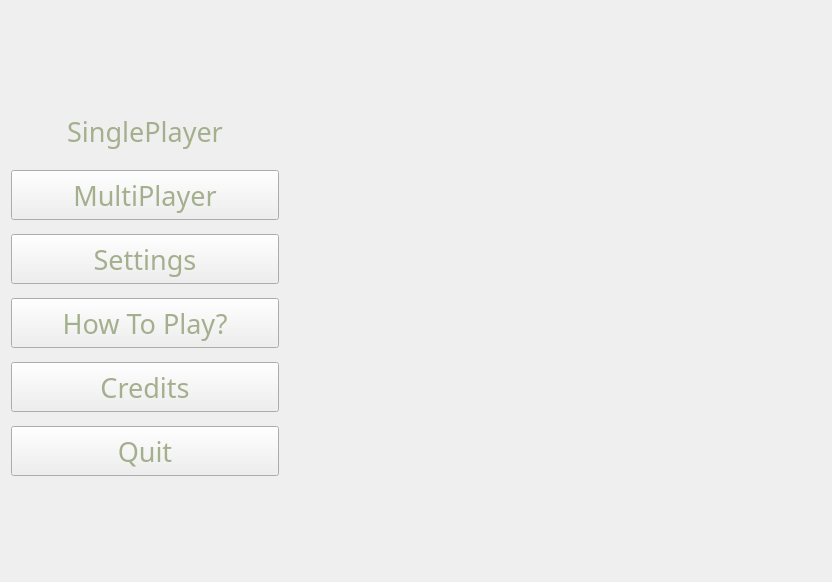
<?xml version="1.0" encoding="UTF-8"?>
<ui version="4.0">
 <class>Menu</class>
 <widget class="QWidget" name="Menu">
  <property name="geometry">
   <rect>
    <x>0</x>
    <y>0</y>
    <width>832</width>
    <height>582</height>
   </rect>
  </property>
  <property name="windowTitle">
   <string>Form</string>
  </property>
  <property name="styleSheet">
   <string notr="true"/>
  </property>
  <layout class="QGridLayout" name="gridLayout">
   <item row="1" column="0">
    <layout class="QVBoxLayout" name="verticalLayout">
     <property name="spacing">
      <number>14</number>
     </property>
     <property name="sizeConstraint">
      <enum>QLayout::SetDefaultConstraint</enum>
     </property>
     <item>
      <widget class="MyPushButton" name="spButton">
       <property name="minimumSize">
        <size>
         <width>0</width>
         <height>50</height>
        </size>
       </property>
       <property name="font">
        <font>
         <family>Chinese Rocks Rg</family>
         <pointsize>20</pointsize>
         <weight>50</weight>
         <italic>false</italic>
         <bold>false</bold>
        </font>
       </property>
       <property name="styleSheet">
        <string notr="true">border-image: url(:/menu/img/ButtonFrame.png);
background-image: url(:/menu/img/ALLGAMEBG.png);
background-position: center;
background-repeat: no-repeat;
background-attachment: fixed;

color: rgb(164, 175, 141);</string>
       </property>
       <property name="text">
        <string>SinglePlayer</string>
       </property>
       <property name="autoDefault">
        <bool>false</bool>
       </property>
       <property name="flat">
        <bool>true</bool>
       </property>
      </widget>
     </item>
     <item>
      <widget class="MyPushButton" name="mpButton">
       <property name="minimumSize">
        <size>
         <width>0</width>
         <height>50</height>
        </size>
       </property>
       <property name="font">
        <font>
         <family>Chinese Rocks Rg</family>
         <pointsize>20</pointsize>
        </font>
       </property>
       <property name="styleSheet">
        <string notr="true">border-image: url(:/menu/img/ButtonFrame.png);
background-image: url(:/menu/img/ALLGAMEBG.png);
background-position: center;
background-repeat: no-repeat;
background-attachment: fixed;

color: rgb(164, 175, 141);</string>
       </property>
       <property name="text">
        <string>MultiPlayer</string>
       </property>
      </widget>
     </item>
     <item>
      <widget class="MyPushButton" name="settingsButton">
       <property name="minimumSize">
        <size>
         <width>0</width>
         <height>50</height>
        </size>
       </property>
       <property name="font">
        <font>
         <family>Chinese Rocks Rg</family>
         <pointsize>20</pointsize>
        </font>
       </property>
       <property name="styleSheet">
        <string notr="true">border-image: url(:/menu/img/ButtonFrame.png);
background-image: url(:/menu/img/ALLGAMEBG.png);
background-position: center;
background-repeat: no-repeat;
background-attachment: fixed;

color: rgb(164, 175, 141);</string>
       </property>
       <property name="text">
        <string>Settings</string>
       </property>
      </widget>
     </item>
     <item>
      <widget class="MyPushButton" name="HTPButton">
       <property name="minimumSize">
        <size>
         <width>0</width>
         <height>50</height>
        </size>
       </property>
       <property name="font">
        <font>
         <family>Chinese Rocks Rg</family>
         <pointsize>20</pointsize>
        </font>
       </property>
       <property name="styleSheet">
        <string notr="true">border-image: url(:/menu/img/ButtonFrame.png);
background-image: url(:/menu/img/ALLGAMEBG.png);
background-position: center;
background-repeat: no-repeat;
background-attachment: fixed;

color: rgb(164, 175, 141);</string>
       </property>
       <property name="text">
        <string>How To Play?</string>
       </property>
      </widget>
     </item>
     <item>
      <widget class="MyPushButton" name="creditsButton">
       <property name="minimumSize">
        <size>
         <width>0</width>
         <height>50</height>
        </size>
       </property>
       <property name="font">
        <font>
         <family>Chinese Rocks Rg</family>
         <pointsize>20</pointsize>
        </font>
       </property>
       <property name="styleSheet">
        <string notr="true">border-image: url(:/menu/img/ButtonFrame.png);
background-image: url(:/menu/img/ALLGAMEBG.png);
background-position: center;
background-repeat: no-repeat;
background-attachment: fixed;

color: rgb(164, 175, 141);</string>
       </property>
       <property name="text">
        <string>Credits</string>
       </property>
      </widget>
     </item>
     <item>
      <widget class="MyPushButton" name="quitButton">
       <property name="minimumSize">
        <size>
         <width>0</width>
         <height>50</height>
        </size>
       </property>
       <property name="font">
        <font>
         <family>Chinese Rocks Rg</family>
         <pointsize>20</pointsize>
        </font>
       </property>
       <property name="styleSheet">
        <string notr="true">border-image: url(:/menu/img/ButtonFrame.png);
background-image: url(:/menu/img/ALLGAMEBG.png);
background-position: center;
background-repeat: no-repeat;
background-attachment: fixed;

color: rgb(164, 175, 141);</string>
       </property>
       <property name="text">
        <string>Quit</string>
       </property>
      </widget>
     </item>
    </layout>
   </item>
   <item row="0" column="1" rowspan="3" colspan="2">
    <widget class="QLabel" name="logoLabel">
     <property name="text">
      <string/>
     </property>
    </widget>
   </item>
  </layout>
 </widget>
 <customwidgets>
  <customwidget>
   <class>MyPushButton</class>
   <extends>QPushButton</extends>
   <header>mypushbutton.h</header>
  </customwidget>
 </customwidgets>
 <resources/>
 <connections/>
</ui>
